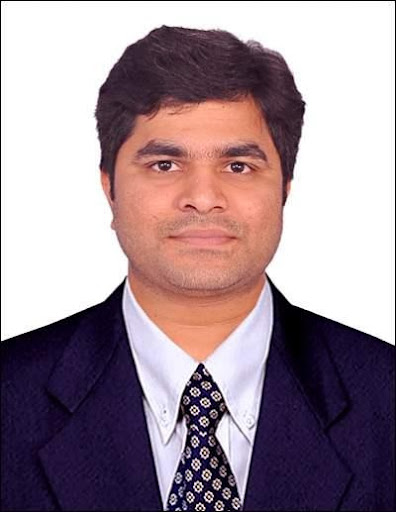
#> input picture Backend/Python/Face-Recognition-Attendance-Projects-main/refimages/dileepbolla.jpg, 396 x 512 px; its folder holds only this picture in this run
$ python face_crop.py
#> lines starting #> are read from the running program, lines starting #| are printed output that depends on the picture; after the words box and inside, x2 and y2 are one past the last pixel; in counts of white or black regions, pixels touching at a corner belong together
## This program first ensures if the face of a person exists in the given image or not then if it exists, it crops
## the image of the face and saves it in the given directory.

## Importing Modules
import cv2
import os

path = "refimages/"
##Make changes to these lines for getting the desired results.

## DIRECTORY of the images
directory = path

## directory where the images to be saved:
f_directory = "refimages/"


def facecrop(image):
    ## Crops the face of a person from any image!

    ## OpenCV XML FILE for Frontal Facial Detection using HAAR CASCADES.
#> called with image = 'refimages/dileepbolla.jpg'
    facedata = "haarcascade_frontalface_alt.xml"
    cascade = cv2.CascadeClassifier(facedata)

    ## Reading the given Image with OpenCV
    img = cv2.imread(image)
#> img is the input picture: shape (512, 396, 3); mean B, G, R 149.9, 141, 159.5

    try:
        ## Some downloaded images are of unsupported type and should be ignored while raising Exception, so for that
        ## I'm using the try/except functions.

        minisize = (img.shape[1],img.shape[0])
#> minisize = (396, 512)
        miniframe = cv2.resize(img, minisize)

        faces = cascade.detectMultiScale(miniframe)
#> faces = [[106, 90, 191, 191]]

        for f in faces:
            x, y, w, h = [ v for v in f ]
            cv2.rectangle(img, (x,y), (x+w,y+h), (0,255,0), 2)

            sub_face = img[y:y+h, x:x+w]

            f_name = image.split('/')
            f_name = f_name[-1]

            ## Change here the Desired directory.
            cv2.imwrite(f_directory + f_name, sub_face)
            print ("Writing: " + image)
#> this loop made 1 pass
#| Writing: refimages/dileepbolla.jpg
#> pass 1, in facecrop, `sub_face = img[y:y+h, x:x+w]`:
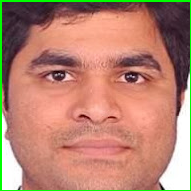
#> sub_face: shape (191, 191, 3); mean B, G, R 112.8, 131.8, 183.8
#> after the loop:
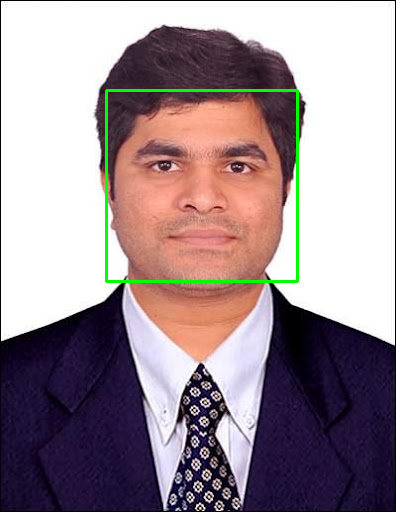
#> img: shape (512, 396, 3); 1.13% of pixels changed, all inside (x1, y1, x2, y2) = (105, 89, 299, 283)

    except:
        pass

if __name__ == '__main__':
    images = os.listdir(directory)

    for img in images:
        file = directory + img
        facecrop(file)

$ run again, on Backend/Python/Face-Recognition-Attendance-Projects-main/refimages/vinay.png
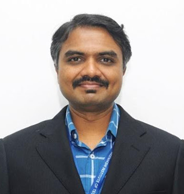
#> input picture Backend/Python/Face-Recognition-Attendance-Projects-main/refimages/vinay.png, 184 x 194 px
#> in facecrop, img is the input picture: shape (194, 184, 3); mean B, G, R 157.9, 157, 160
#> faces = [[65, 130, 53, 53], [52, 28, 77, 77]]
#> the loop in facecrop, `for f in faces:` made 2 passes
#> (printed output is left out)
#> pass 2, in facecrop, `sub_face = img[y:y+h, x:x+w]`:
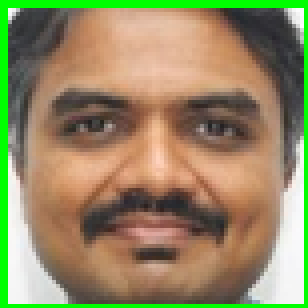
#> sub_face: shape (77, 77, 3) (shown 4 times larger); mean B, G, R 99.7, 138.4, 148.1
#> after the loop in facecrop, `for f in faces:`:
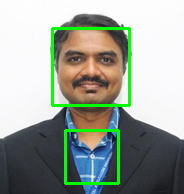
#> img: shape (194, 184, 3); 4.35% of pixels changed, all inside (x1, y1, x2, y2) = (51, 27, 131, 185)

$ run again, on Backend/Python/Face-Recognition-Attendance-Projects-main/refimages/nalini.png
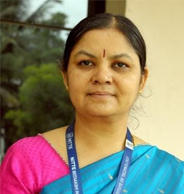
#> input picture Backend/Python/Face-Recognition-Attendance-Projects-main/refimages/nalini.png, 184 x 194 px
#> in facecrop, img is the input picture: shape (194, 184, 3); mean B, G, R 110.9, 130.6, 142.5
#> faces = [[59, 30, 87, 87]]
#> the loop in facecrop, `for f in faces:` made 1 pass
#> (printed output is left out)
#> pass 1, in facecrop, `sub_face = img[y:y+h, x:x+w]`:
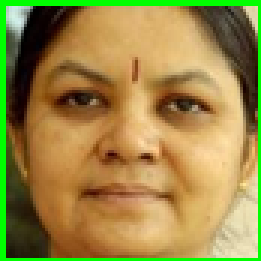
#> sub_face: shape (87, 87, 3) (shown 3 times larger); mean B, G, R 70.3, 136.2, 154.6
#> after the loop in facecrop, `for f in faces:`:
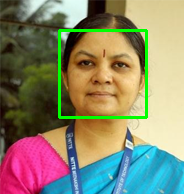
#> img: shape (194, 184, 3); 2.91% of pixels changed, all inside (x1, y1, x2, y2) = (58, 29, 148, 119)
